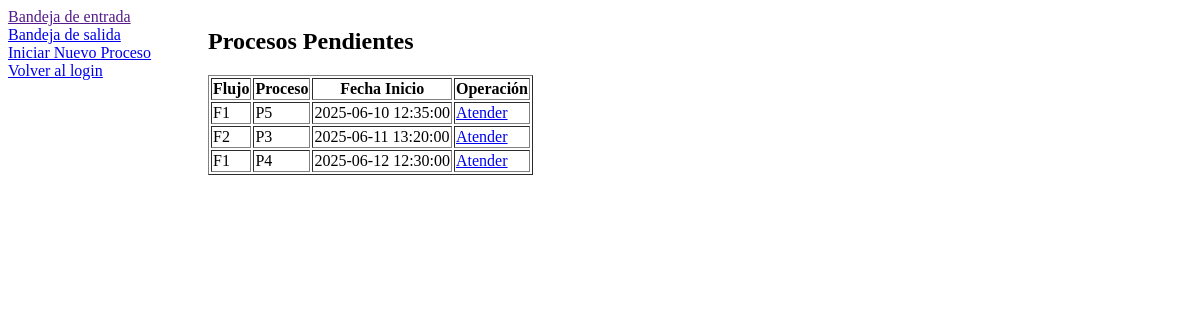
Before: /bandeja.php (signed in) with the older database file.
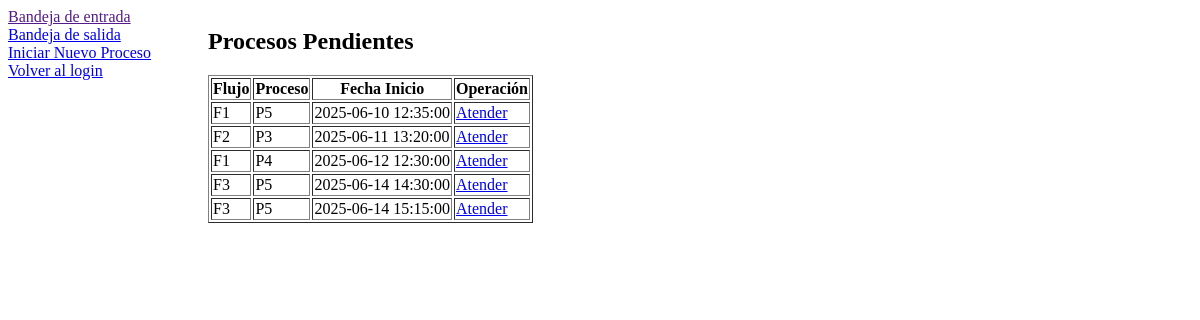
After: the same page with the newer database file.
### tables this page shows
CREATE TABLE flujousuario (
    ticket INT AUTO_INCREMENT,
    usuario VARCHAR(15) NOT NULL,
    flujo VARCHAR(3) NOT NULL,
    proceso VARCHAR(3) NOT NULL,
    fechainicial DATETIME NOT NULL,
    fechafinal DATETIME,
    PRIMARY KEY (ticket, flujo, proceso)
);

### bandeja.php (the view)
<?php
include "conexion.inc.php";
$resultado = mysqli_query($con, "select * from flujousuario where usuario='".$_SESSION["usuario"]."' and fechafinal is null");
?>
<html>
    <body>
        <div style="width:200px; float:left">
            <a href="">Bandeja de entrada</a>
            <br>
            <a href="bdsalida.php">Bandeja de salida</a>
            <br>
            <?php if ($_SESSION["rol"] == 'mesero'): ?>
                <a href="nuevo_proceso.php">Iniciar Nuevo Proceso</a>
                <br>
            <?php endif; ?>
            <a href="login.php">Volver al login</a>
        </div>
        <div style="width:600px; float:left">
            <h2>Procesos Pendientes</h2>
            <table border="1">
                <tr>
                    <th>Flujo</th>
                    <th>Proceso</th>
                    <th>Fecha Inicio</th>
                    <th>Operación</th>
                </tr>
                <?php
                while ($fila = mysqli_fetch_array($resultado)) {
                    echo "<tr>";
                    echo "<td>".$fila["flujo"]."</td>";
                    echo "<td>".$fila["proceso"]."</td>";
                    echo "<td>".$fila["fechainicial"]."</td>";
                    echo "<td><a href='inicial.php?flujo=".$fila["flujo"]."&proceso=".$fila["proceso"]."&ticket=".$fila["ticket"]."'>Atender</a></td>";
                    echo "</tr>";
                }
                ?>
            </table>
        </div>
    </body>
</html>

Changed rows visible on the page:
added flujousuario: flujo "F3", proceso "P5", fechainicial "2025-06-14 14:30:00"
added flujousuario: flujo "F3", proceso "P5", fechainicial "2025-06-14 15:15:00"
